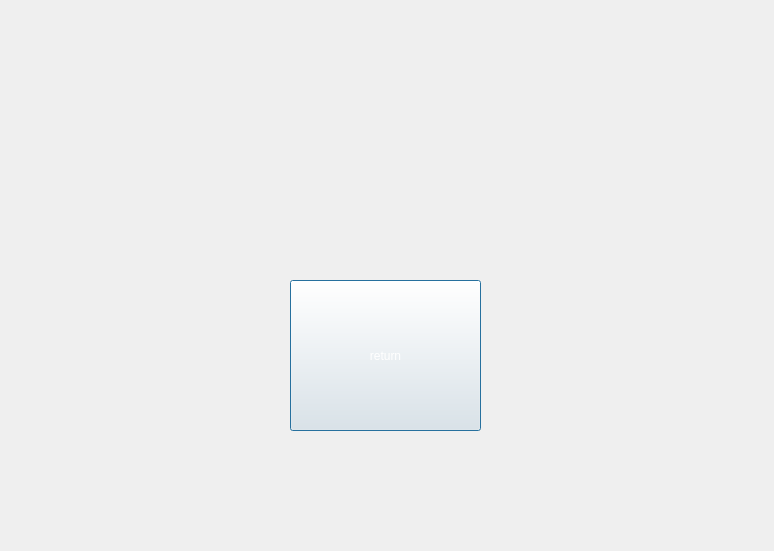
<?xml version="1.0" encoding="UTF-8"?>
<ui version="4.0">
 <class>Win2</class>
 <widget class="QDialog" name="Win2">
  <property name="geometry">
   <rect>
    <x>0</x>
    <y>0</y>
    <width>774</width>
    <height>551</height>
   </rect>
  </property>
  <property name="windowTitle">
   <string>Dialog</string>
  </property>
  <property name="styleSheet">
   <string notr="true">border-image: url(:/pictures/win.jpg);</string>
  </property>
  <widget class="QPushButton" name="pushButton">
   <property name="geometry">
    <rect>
     <x>290</x>
     <y>280</y>
     <width>191</width>
     <height>151</height>
    </rect>
   </property>
   <property name="styleSheet">
    <string notr="true">border-image: url(:/pictures/file3.png);
color:rgb(255, 255, 255);
font: 16pt &quot;Impact&quot;;</string>
   </property>
   <property name="text">
    <string>return</string>
   </property>
  </widget>
 </widget>
 <resources/>
 <connections/>
</ui>
